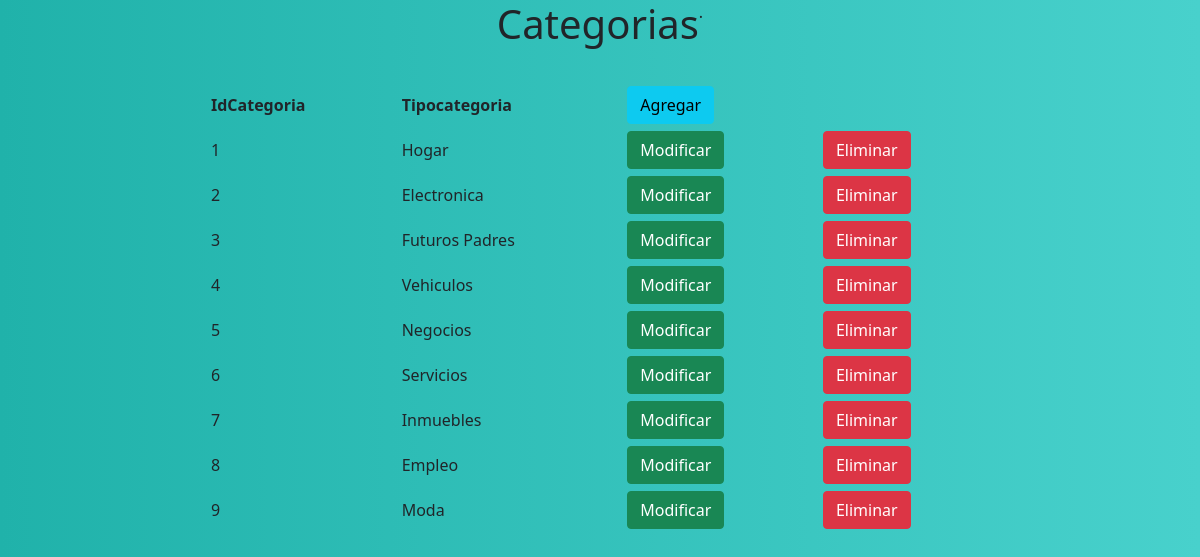
The page /containers/RegistroCategorias.php on the database its author committed.
### tables this page shows
CREATE TABLE `categoria` (
  `idCategoria` int NOT NULL AUTO_INCREMENT,
  `Tipocategoria` varchar(45) DEFAULT NULL,
  PRIMARY KEY (`idCategoria`)
);

### containers/RegistroCategorias.php (the view, shortened to what this page needs)
<head>
<link rel="stylesheet" href="../css1/bootstrap.min.css">
<link rel="stylesheet" href="../style1.css">
</head>
<body>
<div class="todo">
<div class="container-fluid">
        <div class="row">
                <div class="col-sm-12 d-flex justify-content-center">
                    <h1 class="text-center">Categorias </h1>.
            </div>
        </div>
    </div>
    <br>
  <div id="contenido">
  	<table style="margin: auto; width: 800px; border-collapse: separate; border-spacing: 10px 5px;">
  		<thead>
  			<th>IdCategoria</th>
  			<th>Tipocategoria</th>
  			<th> <a href="../config/agregarCategoria.php"> <button type="button" class="btn btn-info">Agregar</button> </a> </th>
  		</thead>
  		<?php
     $conexion=mysqli_connect("localhost","Yoselyn","Yoselyn123","proyecto");
     $consultaCon="SELECT idCategoria,Tipocategoria FROM categoria";
     $resultadoCon=mysqli_query($conexion,$consultaCon);
      while($valores = mysqli_fetch_array($resultadoCon,MYSQLI_ASSOC))
      {
        echo "<tr>";
          echo "<td>"; echo $valores['idCategoria']; echo "</td>";
          echo "<td>"; echo $valores['Tipocategoria']; echo "</td>";
          echo "<td>  <a href='../config/modificarCategoria.php?idCategoria=".$valores['idCategoria']."'> <button type='button' class='btn btn-success'>Modificar</button> </a> </td>";
          echo "<td> <a href='../config/eliminarCategoria.php?idCategoria=".$valores['idCategoria']."''><button type='button' class='btn btn-danger'>Eliminar</button></a> </td>";
        echo "</tr>";
      }
      ?>
  	</table>
  </div>
</div>
</body>

### style1.css (style rules this page uses)
body { background: Lightsalmon; background: linear-gradient(to right, Lightseagreen,Mediumturquoise); }

### rows shown on the page
categoria: idCategoria "1", Tipocategoria "Hogar"
categoria: idCategoria "2", Tipocategoria "Electronica"
categoria: idCategoria "3", Tipocategoria "Futuros Padres"
categoria: idCategoria "4", Tipocategoria "Vehiculos"
categoria: idCategoria "5", Tipocategoria "Negocios"
categoria: idCategoria "6", Tipocategoria "Servicios"
categoria: idCategoria "7", Tipocategoria "Inmuebles"
categoria: idCategoria "8", Tipocategoria "Empleo"
categoria: idCategoria "9", Tipocategoria "Moda"
